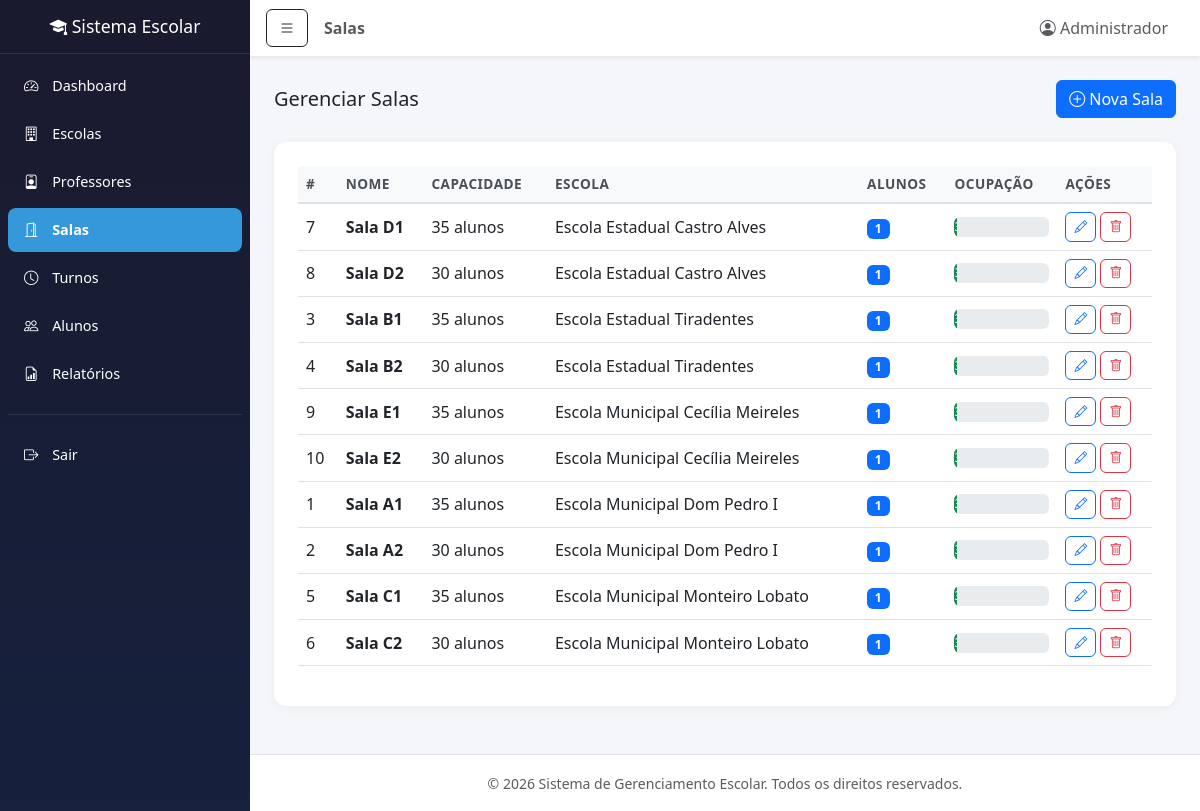
Screenshot of /salas.php (signed in) with the database file from the repository.
### tables this page shows
CREATE TABLE IF NOT EXISTS salas (
    id INT AUTO_INCREMENT PRIMARY KEY,
    nome VARCHAR(50) NOT NULL,
    capacidade INT DEFAULT 30,
    escola_id INT NOT NULL,
    ativa TINYINT(1) DEFAULT 1,
    criado_em DATETIME DEFAULT CURRENT_TIMESTAMP,
    FOREIGN KEY (escola_id) REFERENCES escolas(id) ON DELETE CASCADE
);

CREATE TABLE IF NOT EXISTS escolas (
    id INT AUTO_INCREMENT PRIMARY KEY,
    nome VARCHAR(150) NOT NULL,
    endereco VARCHAR(255),
    telefone VARCHAR(20),
    email VARCHAR(100),
    diretor VARCHAR(100),
    ativa TINYINT(1) DEFAULT 1,
    criado_em DATETIME DEFAULT CURRENT_TIMESTAMP,
    atualizado_em DATETIME DEFAULT CURRENT_TIMESTAMP ON UPDATE CURRENT_TIMESTAMP
);

### salas.php (the view, shortened to what this page needs)
<?php
require_once __DIR__ . '/includes/header.php';
$conn = getConnection();
$salas = $conn->query("
    SELECT s.*, e.nome as escola_nome,
        (SELECT COUNT(*) FROM alunos a WHERE a.sala_id = s.id) as total_alunos
    FROM salas s
    JOIN escolas e ON s.escola_id = e.id
    WHERE s.ativa = 1
    ORDER BY e.nome, s.nome
")->fetchAll();
?>
<div class="d-flex justify-content-between align-items-center mb-4">
    <h5 class="mb-0">Gerenciar Salas</h5>
    <button class="btn btn-primary" data-bs-toggle="modal" data-bs-target="#modalSala" onclick="limparForm()">
        <i class="bi bi-plus-circle"></i> Nova Sala
    </button>
</div>
<div class="table-container fade-in">
    <div class="table-responsive">
        <table class="table table-hover">
            <thead>
                <tr>
                    <th>#</th>
                    <th>Nome</th>
                    <th>Capacidade</th>
                    <th>Escola</th>
                    <th>Alunos</th>
                    <th>Ocupação</th>
                    <th>Ações</th>
                </tr>
            </thead>
            <tbody>
                <?php foreach ($salas as $sala): ?>
                <?php
                    $ocupacao = $sala['capacidade'] > 0 ? round(($sala['total_alunos'] / $sala['capacidade']) * 100) : 0;
                    $ocupacaoClass = $ocupacao > 90 ? 'bg-danger' : ($ocupacao > 60 ? 'bg-warning' : 'bg-success');
                ?>
                <tr>
                    <td><?php echo $sala['id']; ?></td>
                    <td><strong><?php echo htmlspecialchars($sala['nome']); ?></strong></td>
                    <td><?php echo $sala['capacidade']; ?> alunos</td>
                    <td><?php echo htmlspecialchars($sala['escola_nome']); ?></td>
                    <td><span class="badge bg-primary"><?php echo $sala['total_alunos']; ?></span></td>
                    <td>
                        <div class="progress" style="height: 20px; min-width: 80px;">
                            <div class="progress-bar <?php echo $ocupacaoClass; ?>" style="width: <?php echo $ocupacao; ?>%">
                            </div>
                        </div>
                    </td>
                    <td>
                        <button class="btn btn-sm btn-outline-primary btn-action" onclick="editarSala(<?php echo htmlspecialchars(json_encode($sala)); ?>)">
                            <i class="bi bi-pencil"></i>
                        </button>
                        <form method="POST" class="d-inline">
                            <button type="submit" class="btn btn-sm btn-outline-danger btn-action btn-delete">
                                <i class="bi bi-trash"></i>
                            </button>
                        </form>
                    </td>
                </tr>
                <?php endforeach; ?>
            </tbody>
        </table>
    </div>
</div>
<?php require_once __DIR__ . '/includes/footer.php'; ?>

### assets/css/style.css (style rules this page uses)
:root { --sidebar-width: 250px; --primary-color: #2c3e50; --secondary-color: #3498db; --success-color: #27ae60; --warning-color: #f39c12; --danger-color: #e74c3c; --info-color: #17a2b8; }
body { font-family: 'Segoe UI', Tahoma, Geneva, Verdana, sans-serif; background-color: #f4f6f9; min-height: 100vh; }
.table-container { background: #fff; border-radius: 12px; box-shadow: 0 2px 10px rgba(0, 0, 0, 0.05); padding: 1.5rem; }
.table thead th { background-color: #f8f9fa; border-bottom: 2px solid #dee2e6; font-weight: 600; font-size: 0.85rem; text-transform: uppercase; letter-spacing: 0.5px; color: #495057; }
.table td { vertical-align: middle; }
.btn-action { padding: 0.25rem 0.5rem; font-size: 0.8rem; border-radius: 6px; }
.fade-in { animation: fadeIn 0.3s ease-in-out; }

### rows the page displays
salas: id "7", nome "Sala D1", capacidade "35", escola.nome "Escola Estadual Castro Alves", total_alunos "1", $ocupacao 3 (drawn)
salas: id "8", nome "Sala D2", capacidade "30", escola.nome "Escola Estadual Castro Alves", total_alunos "1", $ocupacao 3 (drawn)
salas: id "3", nome "Sala B1", capacidade "35", escola.nome "Escola Estadual Tiradentes", total_alunos "1"
salas: id "4", nome "Sala B2", capacidade "30", escola.nome "Escola Estadual Tiradentes", total_alunos "1", $ocupacao 3 (drawn)
salas: id "9", nome "Sala E1", capacidade "35", escola.nome "Escola Municipal Cecília Meireles", total_alunos "1", $ocupacao 3 (drawn)
salas: id "10", nome "Sala E2", capacidade "30", escola.nome "Escola Municipal Cecília Meireles", total_alunos "1", $ocupacao 3 (drawn)
salas: id "1", nome "Sala A1", capacidade "35", escola.nome "Escola Municipal Dom Pedro I", total_alunos "1", $ocupacao 3 (drawn)
salas: id "2", nome "Sala A2", capacidade "30", escola.nome "Escola Municipal Dom Pedro I", total_alunos "1", $ocupacao 3 (drawn)
salas: id "5", nome "Sala C1", capacidade "35", escola.nome "Escola Municipal Monteiro Lobato", total_alunos "1", $ocupacao 3 (drawn)
salas: id "6", nome "Sala C2", capacidade "30", escola.nome "Escola Municipal Monteiro Lobato", total_alunos "1", $ocupacao 3 (drawn)

### other values shown
$pageTitle "Salas"
getUsuarioNome() "Administrador"
